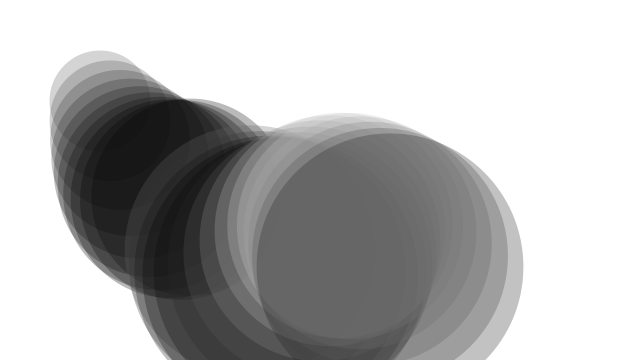
Frame 1 (no input)
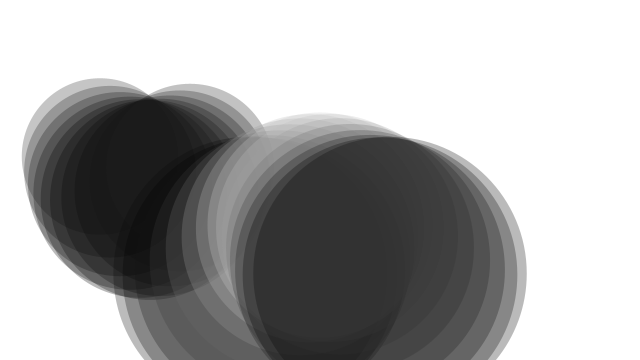
Frame 60 (the mouse pressed at the canvas centre just before this capture)
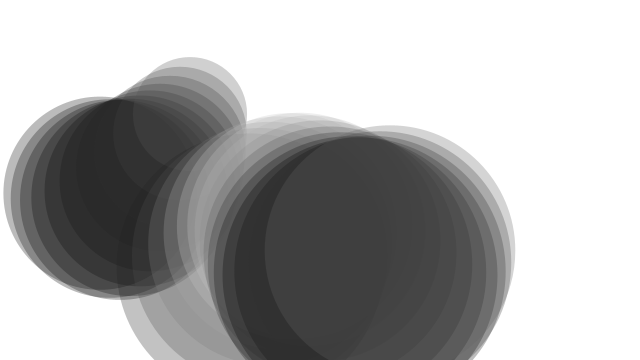
Frame 120 (the mouse held since frame 60 and released just before this capture)

The Processing sketch that drew these frames (run headless with seeded random() and noise(); from frame 60 on, the mouse is pressed at the canvas centre):

// Processing sketch: exer_3_10
// ── exer_3_10.pde
/* Rilla's solution for exercise 3.10 in Daniel Shiffman's The Nature of Code 

Exercise 3.10
Encapsulate the above examples into a Wave class and create a sketch 
that displays two waves (with different amplitudes/periods) as in the 
screenshot below. Move beyond plain circles and lines and try visualizing 
the wave in a more creative way. */

// 2 wave objects
Wave w1;
Wave w2;

void setup() {
  size(640, 360);
  
  // initialise each object with different parameters (see Wave class)
  w1 = new Wave(100, 0.01, 0.2, 10, 100, 100);
  w2 = new Wave(25, 0.02, 0.5, 15, 250, 250);
}

void draw() {
  background(255);
  
  // let 'em do their oscillate thing
  w1.oscillate();
  w2.oscillate();
}
// ── Wave.pde
class Wave {
  float amplitude; // amplitude, i.e. max height
  float aStartIncrement; // amount to increment starting angle each time draw is called
  float aStart; // our starting angle for each draw frame
  float aIncrement; // angular velocity
  int segments; // how many segments of the wave to draw
  float xoff; // x loc where we start drawing wave from
  float yoff; // y loc around which we oscillate wave

  Wave(float a, float aSI, float aI, int s, float xo, float yo) {
    amplitude = a;
    aStartIncrement = aSI;
    aIncrement = aI;
    segments = s;
    xoff = xo;
    yoff = yo;

    aStart = 0.0;
  }

  void oscillate() {

    // set aStart to be incremented by an appropriate amount (once per draw)
    aStart += aStartIncrement;
    
    // initialise angle a to aStart
    float a = aStart;

    for (int i = 0; i < segments; i++) {
      
      // obtain an x position based on xoff and how far through the segments loop we are
      float x = i * 10 + xoff;
      
      // obtain a y position based on sin(a), yoff and our amplitude
      float y = map(sin(a), -1, 1, yoff-amplitude, yoff+amplitude);
      
      // obtain a color, c, based on sin(a)
      int c = int(map(sin(a), -1, 1, 200, 0));

      stroke(0);
      fill(c, 70);
      noStroke();
      
      // draw an ellipse of the right size and color
      ellipse(x, y, y, y);
      
      // increment the angle a accoridng to angular velocity - aIncrement
      a += aIncrement;
    }
  }
}
